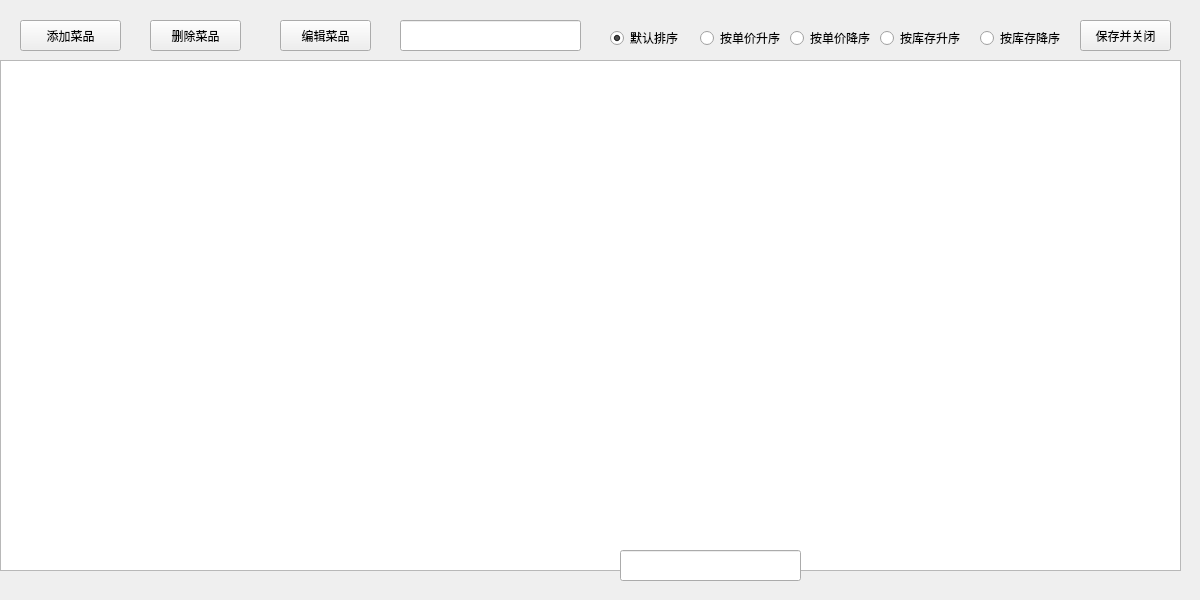
<?xml version="1.0" encoding="UTF-8"?>
<ui version="4.0">
 <class>stockwindow</class>
 <widget class="QWidget" name="stockwindow">
  <property name="geometry">
   <rect>
    <x>0</x>
    <y>0</y>
    <width>1200</width>
    <height>600</height>
   </rect>
  </property>
  <property name="minimumSize">
   <size>
    <width>1200</width>
    <height>600</height>
   </size>
  </property>
  <property name="maximumSize">
   <size>
    <width>1200</width>
    <height>600</height>
   </size>
  </property>
  <property name="windowTitle">
   <string>菜品与库存管理</string>
  </property>
  <widget class="QPushButton" name="pushButton">
   <property name="geometry">
    <rect>
     <x>20</x>
     <y>20</y>
     <width>101</width>
     <height>31</height>
    </rect>
   </property>
   <property name="text">
    <string>添加菜品</string>
   </property>
  </widget>
  <widget class="QTableView" name="tableView">
   <property name="geometry">
    <rect>
     <x>0</x>
     <y>60</y>
     <width>1181</width>
     <height>511</height>
    </rect>
   </property>
   <property name="font">
    <font>
     <family>宋体</family>
     <pointsize>14</pointsize>
    </font>
   </property>
   <attribute name="horizontalHeaderDefaultSectionSize">
    <number>300</number>
   </attribute>
  </widget>
  <widget class="QPushButton" name="pushButton_2">
   <property name="geometry">
    <rect>
     <x>1080</x>
     <y>20</y>
     <width>91</width>
     <height>31</height>
    </rect>
   </property>
   <property name="text">
    <string>保存并关闭</string>
   </property>
  </widget>
  <widget class="QPushButton" name="pushButton_3">
   <property name="geometry">
    <rect>
     <x>150</x>
     <y>20</y>
     <width>91</width>
     <height>31</height>
    </rect>
   </property>
   <property name="text">
    <string>删除菜品</string>
   </property>
  </widget>
  <widget class="QPushButton" name="pushButton_4">
   <property name="geometry">
    <rect>
     <x>280</x>
     <y>20</y>
     <width>91</width>
     <height>31</height>
    </rect>
   </property>
   <property name="text">
    <string>编辑菜品</string>
   </property>
  </widget>
  <widget class="QRadioButton" name="radioButton">
   <property name="geometry">
    <rect>
     <x>610</x>
     <y>30</y>
     <width>91</width>
     <height>16</height>
    </rect>
   </property>
   <property name="text">
    <string>默认排序</string>
   </property>
   <property name="checked">
    <bool>true</bool>
   </property>
  </widget>
  <widget class="QRadioButton" name="radioButton_2">
   <property name="geometry">
    <rect>
     <x>880</x>
     <y>30</y>
     <width>91</width>
     <height>16</height>
    </rect>
   </property>
   <property name="text">
    <string>按库存升序</string>
   </property>
  </widget>
  <widget class="QRadioButton" name="radioButton_3">
   <property name="geometry">
    <rect>
     <x>700</x>
     <y>30</y>
     <width>111</width>
     <height>16</height>
    </rect>
   </property>
   <property name="text">
    <string>按单价升序</string>
   </property>
  </widget>
  <widget class="QRadioButton" name="radioButton_4">
   <property name="geometry">
    <rect>
     <x>790</x>
     <y>30</y>
     <width>101</width>
     <height>16</height>
    </rect>
   </property>
   <property name="text">
    <string>按单价降序</string>
   </property>
  </widget>
  <widget class="QRadioButton" name="radioButton_5">
   <property name="geometry">
    <rect>
     <x>980</x>
     <y>30</y>
     <width>111</width>
     <height>16</height>
    </rect>
   </property>
   <property name="text">
    <string>按库存降序</string>
   </property>
  </widget>
  <widget class="QLineEdit" name="searchLineEdit">
   <property name="geometry">
    <rect>
     <x>400</x>
     <y>20</y>
     <width>181</width>
     <height>31</height>
    </rect>
   </property>
  </widget>
  <widget class="QLineEdit" name="searchLineEdit_2">
   <property name="geometry">
    <rect>
     <x>620</x>
     <y>550</y>
     <width>181</width>
     <height>31</height>
    </rect>
   </property>
  </widget>
 </widget>
 <resources/>
 <connections/>
</ui>
